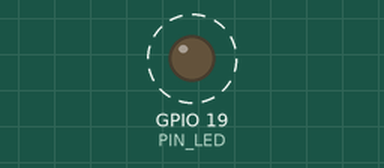
This sketch was run on a simulated ESP32. On the bench: output pins drawn as LEDs (lit = HIGH). Dashed ring = blinking. What the sketch prints to the serial monitor is not drawn.

Above: at 0.5 s.
Timing chart, 0 to 4.6 s (numbered marks = the images above):
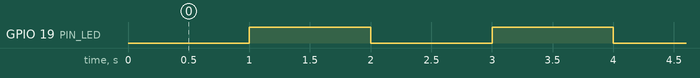

Measured:
- by itself, GPIO 19 (PIN_LED): alternates HIGH for 1.0 s and LOW for 1.0 s

The sketch:

AP3_Codigo1.ino
```cpp
const uint8_t PIN_LED = 19;
// ticks hasta la alarma (1 tick = 1 us). Probar 1000000, 250000 y 50000
const uint64_t ALARMA_US = 1000000;

hw_timer_t *timer = NULL;
volatile bool hayAlarma = false;

void IRAM_ATTR alSonarAlarma() {
  hayAlarma = true;
}

void setup() {
  Serial.begin(115200);
  pinMode(PIN_LED, OUTPUT);

  timer = timerBegin(1000000); // 1 tick = 1 us
  if (timer == NULL) {
    Serial.println("Error: no hay temporizador libre");
    return;
  }
  timerAttachInterrupt(timer, alSonarAlarma);
  timerAlarm(timer, ALARMA_US, true, 0);
}

void loop() {
  static bool estadoLed = false;

  if (hayAlarma) {
    hayAlarma = false;
    estadoLed = !estadoLed;
    digitalWrite(PIN_LED, estadoLed);
    Serial.printf("Cambio del LED en t = %lu ms\n", millis());
  }
}
```
